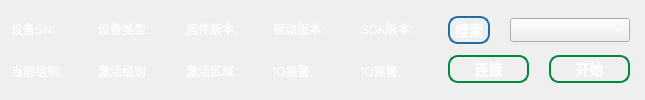
     <widget class="QWidget" name="widget_2" native="true">
      <property name="minimumSize">
       <size>
        <width>0</width>
        <height>75</height>
       </size>
      </property>
      <property name="styleSheet">
       <string notr="true">color: rgb(255, 255, 255);</string>
      </property>
      <layout class="QHBoxLayout" name="horizontalLayout_5" stretch="8,2">
       <property name="rightMargin">
        <number>15</number>
       </property>
       <item>
        <layout class="QGridLayout" name="gridLayout_6" columnstretch="1,1,1,1,1">
         <item row="1" column="4">
          <layout class="QHBoxLayout" name="horizontalLayout_2">
           <item>
            <widget class="QLabel" name="label_3">
             <property name="text">
              <string>IO预警:</string>
             </property>
            </widget>
           </item>
           <item>
            <widget class="QLabel" name="warningICO">
             <property name="minimumSize">
              <size>
               <width>20</width>
               <height>0</height>
              </size>
             </property>
             <property name="styleSheet">
              <string notr="true">image: url(:/image/warning_off.svg);</string>
             </property>
             <property name="text">
              <string/>
             </property>
            </widget>
           </item>
           <item>
            <spacer name="horizontalSpacer_2">
             <property name="orientation">
              <enum>Qt::Orientation::Horizontal</enum>
             </property>
             <property name="sizeHint" stdset="0">
              <size>
               <width>40</width>
               <height>20</height>
              </size>
             </property>
            </spacer>
           </item>
          </layout>
         </item>
         <item row="1" column="3">
          <layout class="QHBoxLayout" name="horizontalLayout">
           <item>
            <widget class="QLabel" name="label_4">
             <property name="text">
              <string>IO报警:</string>
             </property>
            </widget>
           </item>
           <item>
            <widget class="QLabel" name="alarmICO">
             <property name="minimumSize">
              <size>
               <width>20</width>
               <height>0</height>
              </size>
             </property>
             <property name="styleSheet">
              <string notr="true">image: url(:/image/alarm_off.svg);</string>
             </property>
             <property name="text">
              <string/>
             </property>
            </widget>
           </item>
           <item>
            <spacer name="horizontalSpacer">
             <property name="orientation">
              <enum>Qt::Orientation::Horizontal</enum>
             </property>
             <property name="sizeHint" stdset="0">
              <size>
               <width>40</width>
               <height>20</height>
              </size>
             </property>
            </spacer>
           </item>
          </layout>
         </item>
         <item row="0" column="4">
          <layout class="QHBoxLayout" name="horizontalLayout_16" stretch="0,1">
           <property name="spacing">
            <number>0</number>
           </property>
           <item>
            <widget class="QLabel" name="label">
             <property name="text">
              <string>SDK版本: </string>
             </property>
            </widget>
           </item>
           <item>
            <widget class="QLabel" name="sdk">
             <property name="text">
              <string/>
             </property>
            </widget>
           </item>
          </layout>
         </item>
         <item row="0" column="0">
          <layout class="QHBoxLayout" name="horizontalLayout_17" stretch="0,1">
           <item>
            <widget class="QLabel" name="label_2">
             <property name="text">
              <string>设备SN:</string>
             </property>
            </widget>
           </item>
           <item>
            <widget class="QLabel" name="sn">
             <property name="text">
              <string/>
             </property>
            </widget>
           </item>
          </layout>
         </item>
         <item row="1" column="0">
          <layout class="QHBoxLayout" name="horizontalLayout_18" stretch="0,1">
           <item>
            <widget class="QLabel" name="label_5">
             <property name="text">
              <string>当前组别:</string>
             </property>
            </widget>
           </item>
           <item>
            <widget class="QLabel" name="groupLabel">
             <property name="text">
              <string/>
             </property>
            </widget>
           </item>
          </layout>
         </item>
         <item row="0" column="1">
          <layout class="QHBoxLayout" name="horizontalLayout_19" stretch="0,1">
           <item>
            <widget class="QLabel" name="label_6">
             <property name="text">
              <string>设备类型:</string>
             </property>
            </widget>
           </item>
           <item>
            <widget class="QLabel" name="type">
             <property name="enabled">
              <bool>true</bool>
             </property>
             <property name="text">
              <string/>
             </property>
            </widget>
           </item>
          </layout>
         </item>
         <item row="1" column="1">
          <layout class="QHBoxLayout" name="horizontalLayout_20" stretch="0,1">
           <item>
            <widget class="QLabel" name="label_8">
             <property name="text">
              <string>激活组别:</string>
             </property>
            </widget>
           </item>
           <item>
            <widget class="QLabel" name="groupEnableLabel">
             <property name="text">
              <string/>
             </property>
            </widget>
           </item>
          </layout>
         </item>
         <item row="0" column="2">
          <layout class="QHBoxLayout" name="horizontalLayout_21" stretch="0,1">
           <item>
            <widget class="QLabel" name="label_9">
             <property name="text">
              <string>固件版本:</string>
             </property>
            </widget>
           </item>
           <item>
            <widget class="QLabel" name="fw">
             <property name="enabled">
              <bool>true</bool>
             </property>
             <property name="text">
              <string/>
             </property>
            </widget>
           </item>
          </layout>
         </item>
         <item row="1" column="2">
          <layout class="QHBoxLayout" name="horizontalLayout_22" stretch="0,1">
           <item>
            <widget class="QLabel" name="label_10">
             <property name="text">
              <string>激活区域:</string>
             </property>
            </widget>
           </item>
           <item>
            <widget class="QLabel" name="areaDrawLabel">
             <property name="text">
              <string/>
             </property>
            </widget>
           </item>
          </layout>
         </item>
         <item row="0" column="3">
          <layout class="QHBoxLayout" name="horizontalLayout_23" stretch="0,1">
           <item>
            <widget class="QLabel" name="label_11">
             <property name="text">
              <string>驱动版本:</string>
             </property>
            </widget>
           </item>
           <item>
            <widget class="QLabel" name="dv">
             <property name="text">
              <string/>
             </property>
            </widget>
           </item>
          </layout>
         </item>
        </layout>
       </item>
       <item>
        <layout class="QGridLayout" name="gridLayout_7" columnstretch="0,0">
         <property name="horizontalSpacing">
          <number>20</number>
         </property>
         <item row="1" column="0" colspan="2">
          <layout class="QHBoxLayout" name="horizontalLayout_3">
           <property name="spacing">
            <number>20</number>
           </property>
           <item>
            <widget class="QPushButton" name="link">
             <property name="styleSheet">
              <string notr="true">QPushButton {
			   background: qlineargradient(x1:0, y1:0, x2:0, y2:1, 
                    stop:0 #009e4c, stop:0.4 #00b652, stop:1 #009e4c);
                border: 2px solid #00873f;
                border-radius: 10px;
                color: #ffffff;
                font-weight: bold;
                padding: 1px 5px;
                font-size: 14px;
            }
            QPushButton:hover {
                background: qlineargradient(x1:0, y1:0, x2:0, y2:1, 
                    stop:0 #00b554, stop:0.4 #00d15b, stop:1 #00b554);
            }
            QPushButton:pressed {
                background: qlineargradient(x1:0, y1:0, x2:0, y2:1, 
                    stop:0 #009144, stop:0.4 #00a64b, stop:1 #00bd58);
                padding: 3px 0px 1px 0px;
            }

QPushButton:disabled {
	background-color: #008f3e;
	color: #999999;
	border: 2px solid #008f3e;
 }</string>
             </property>
             <property name="text">
              <string>连接</string>
             </property>
            </widget>
           </item>
           <item>
            <widget class="QPushButton" name="execute">
             <property name="styleSheet">
              <string notr="true">QPushButton {
			   background: qlineargradient(x1:0, y1:0, x2:0, y2:1, 
                    stop:0 #009e4c, stop:0.4 #00b652, stop:1 #009e4c);
                border: 2px solid #00873f;
                border-radius: 10px;
                color: #ffffff;
                font-weight: bold;
                padding: 1px 5px;
                font-size: 14px;
            }
            QPushButton:hover {
                background: qlineargradient(x1:0, y1:0, x2:0, y2:1, 
                    stop:0 #00b554, stop:0.4 #00d15b, stop:1 #00b554);
            }
            QPushButton:pressed {
                background: qlineargradient(x1:0, y1:0, x2:0, y2:1, 
                    stop:0 #009144, stop:0.4 #00a64b, stop:1 #00bd58);
                padding: 3px 0px 1px 0px;
            }

QPushButton:disabled {
	background-color: #008f3e;
	color: #999999;
	border: 2px solid #008f3e;
 }</string>
             </property>
             <property name="text">
              <string>开始</string>
             </property>
            </widget>
           </item>
          </layout>
         </item>
         <item row="0" column="0">
          <widget class="QPushButton" name="search">
           <property name="enabled">
            <bool>true</bool>
           </property>
           <property name="styleSheet">
            <string notr="true">QPushButton {
                background: qlineargradient(x1:0, y1:0, x2:0, y2:1, 
                    stop:0 #3498db, stop:0.4 #277aad, stop:1 #1d6fa5);
                border: 2px solid #1d6fa5;
                border-radius: 10px;
                color: white;
                font-weight: bold;
                padding: 1px 5px;
                font-size: 14px;
            }
            QPushButton:hover {
                background: qlineargradient(x1:0, y1:0, x2:0, y2:1, 
                    stop:0 #3ca8f0, stop:0.4 #3498db, stop:1 #2980b9);
            }
            QPushButton:pressed {
                background: qlineargradient(x1:0, y1:0, x2:0, y2:1, 
                    stop:0 #1d6fa5, stop:0.4 #2980b9, stop:1 #3498db);
                padding: 3px 0px 1px 0px;
            }

QPushButton:disabled {
	background-color: #266f9f;
	color: #999999;
	border: 2px solid #266f9f;
 }</string>
           </property>
           <property name="text">
            <string>搜索</string>
           </property>
          </widget>
         </item>
         <item row="0" column="1">
          <widget class="QComboBox" name="deviceList">
           <property name="minimumSize">
            <size>
             <width>120</width>
             <height>24</height>
            </size>
           </property>
          </widget>
         </item>
        </layout>
       </item>
      </layout>
     </widget>
